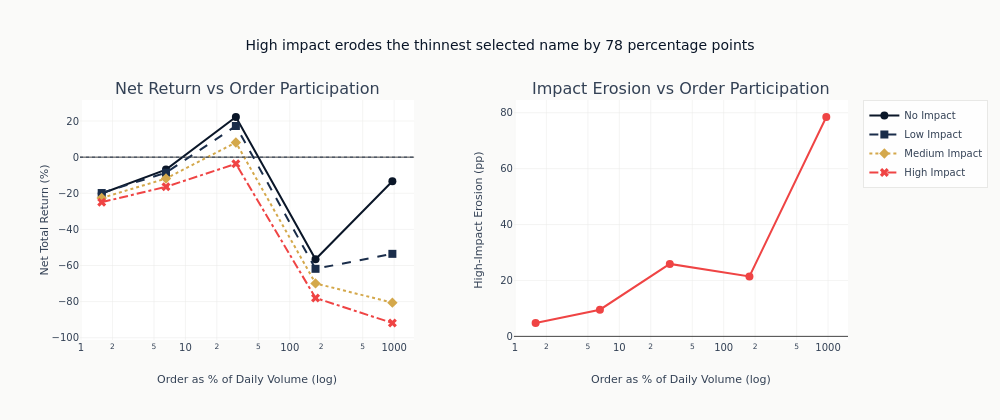

The notebook cell this image was saved under:
### Code cell
fig = plot_impact_spectrum(spectrum_results, summary)
fig.show()

### Figure 1 — Plotly figure (JSON) as saved in the notebook; plotly's stock layout.template omitted (floating-point values rounded to 4 significant figures)
{"data": [{"hovertemplate": "Order: %{x:.1f}% of ADV<br>Net return: %{y:.1f}%", "line": {"color": "#0a1628", "dash": "solid", "width": 2}, "marker": {"color": "#0a1628", "size": 8, "symbol": "circle"}, "mode": "lines+markers", "name": "No Impact", "type": "scatter", "x": [1.578, 6.517, 30.46, 176.5, 962.0], "xaxis": "x", "y": [-20.15, -6.892, 22.23, -56.56, -13.37], "yaxis": "y"}, {"hovertemplate": "Order: %{x:.1f}% of ADV<br>Net return: %{y:.1f}%", "line": {"color": "#1a2d4a", "dash": "dash", "width": 2}, "marker": {"color": "#1a2d4a", "size": 8, "symbol": "square"}, "mode": "lines+markers", "name": "Low Impact", "type": "scatter", "x": [1.578, 6.517, 30.46, 176.5, 962.0], "xaxis": "x", "y": [-19.86, -8.586, 17.25, -61.83, -53.54], "yaxis": "y"}, {"hovertemplate": "Order: %{x:.1f}% of ADV<br>Net return: %{y:.1f}%", "line": {"color": "#D4A84B", "dash": "dot", "width": 2}, "marker": {"color": "#D4A84B", "size": 8, "symbol": "diamond"}, "mode": "lines+markers", "name": "Medium Impact", "type": "scatter", "x": [1.578, 6.517, 30.46, 176.5, 962.0], "xaxis": "x", "y": [-22.6, -11.85, 8.13, -69.9, -80.56], "yaxis": "y"}, {"hovertemplate": "Order: %{x:.1f}% of ADV<br>Net return: %{y:.1f}%", "line": {"color": "#ef4444", "dash": "dashdot", "width": 2}, "marker": {"color": "#ef4444", "size": 8, "symbol": "x"}, "mode": "lines+markers", "name": "High Impact", "type": "scatter", "x": [1.578, 6.517, 30.46, 176.5, 962.0], "xaxis": "x", "y": [-24.93, -16.43, -3.691, -77.98, -91.84], "yaxis": "y"}, {"hovertemplate": "Order: %{x:.1f}% of ADV<br>Erosion: %{y:.1f} pp", "line": {"color": "#ef4444", "width": 2}, "marker": {"color": "#ef4444", "size": 8, "symbol": "circle"}, "mode": "lines+markers", "showlegend": false, "type": "scatter", "x": [1.578, 6.517, 30.46, 176.5, 962.0], "xaxis": "x2", "y": [4.782, 9.542, 25.93, 21.42, 78.47], "yaxis": "y2"}], "layout": {"annotations": [{"font": {"size": 16}, "showarrow": false, "text": "Net Return vs Order Participation", "x": 0.2175, "xanchor": "center", "xref": "paper", "y": 1.0, "yanchor": "bottom", "yref": "paper"}, {"font": {"size": 16}, "showarrow": false, "text": "Impact Erosion vs Order Participation", "x": 0.7825, "xanchor": "center", "xref": "paper", "y": 1.0, "yanchor": "bottom", "yref": "paper"}], "height": 420, "shapes": [{"line": {"color": "#334155", "dash": "dot", "width": 1}, "type": "line", "x0": 0, "x1": 1, "xref": "x domain", "y0": 0, "y1": 0, "yref": "y"}], "title": {"text": "High impact erodes the thinnest selected name by 78 percentage points"}, "width": 1000, "xaxis": {"anchor": "y", "domain": [0.0, 0.435], "title": {"text": "Order as % of Daily Volume (log)"}, "type": "log"}, "xaxis2": {"anchor": "y2", "domain": [0.565, 1.0], "title": {"text": "Order as % of Daily Volume (log)"}, "type": "log"}, "yaxis": {"anchor": "x", "domain": [0.0, 1.0], "title": {"text": "Net Total Return (%)"}}, "yaxis2": {"anchor": "x2", "domain": [0.0, 1.0], "title": {"text": "High-Impact Erosion (pp)"}}}}
